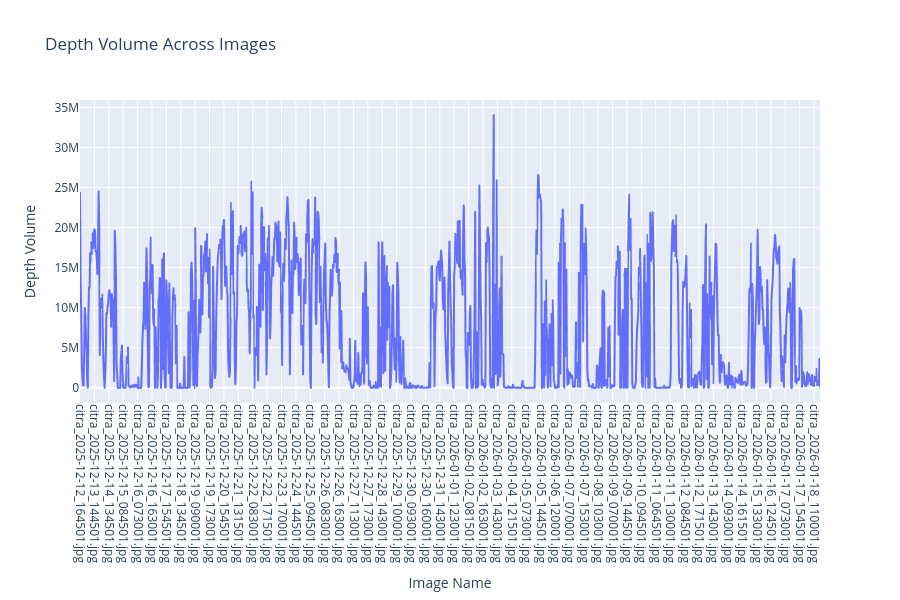

Notebook code for this chart:
### Code cell
import pandas as pd
import plotly.express as px

# Ensure depth_volume is numeric
df2["depth_volume"] = pd.to_numeric(df2["depth_volume"], errors="coerce")

# Optional: drop rows where depth_volume is NaN (cleaner plot)
df_plot = df2.dropna(subset=["depth_volume"])

# Create Plotly line chart
fig = px.line(
    df_plot,
    x="Image_name",
    y="depth_volume",
    title="Depth Volume Across Images"
)

# Improve readability (important for many images)
fig.update_layout(
    xaxis_title="Image Name",
    yaxis_title="Depth Volume",
    xaxis_tickangle=90,   # rotate labels
    height=600
)

# Show plot
fig.show()

### Figure 1 — Plotly figure (JSON) as saved in the notebook; plotly's stock layout.template omitted (floating-point values rounded to 4 significant figures; data arrays with more than 128 entries replaced by an {"elided": "..."} marker saying what was removed)
{"data": [{"hovertemplate": "Image_name=%{x}<br>depth_volume=%{y}<extra></extra>", "legendgroup": "", "line": {"color": "#636efa", "dash": "solid"}, "marker": {"symbol": "circle"}, "mode": "lines", "name": "", "showlegend": false, "type": "scattergl", "x": {"elided": "1235 str values"}, "xaxis": "x", "y": {"elided": "1235 float values"}, "yaxis": "y"}], "layout": {"height": 600, "legend": {"tracegroupgap": 0}, "title": {"text": "Depth Volume Across Images"}, "xaxis": {"anchor": "y", "domain": [0, 1], "tickangle": 90, "title": {"text": "Image Name"}}, "yaxis": {"anchor": "x", "domain": [0, 1], "title": {"text": "Depth Volume"}}}}
